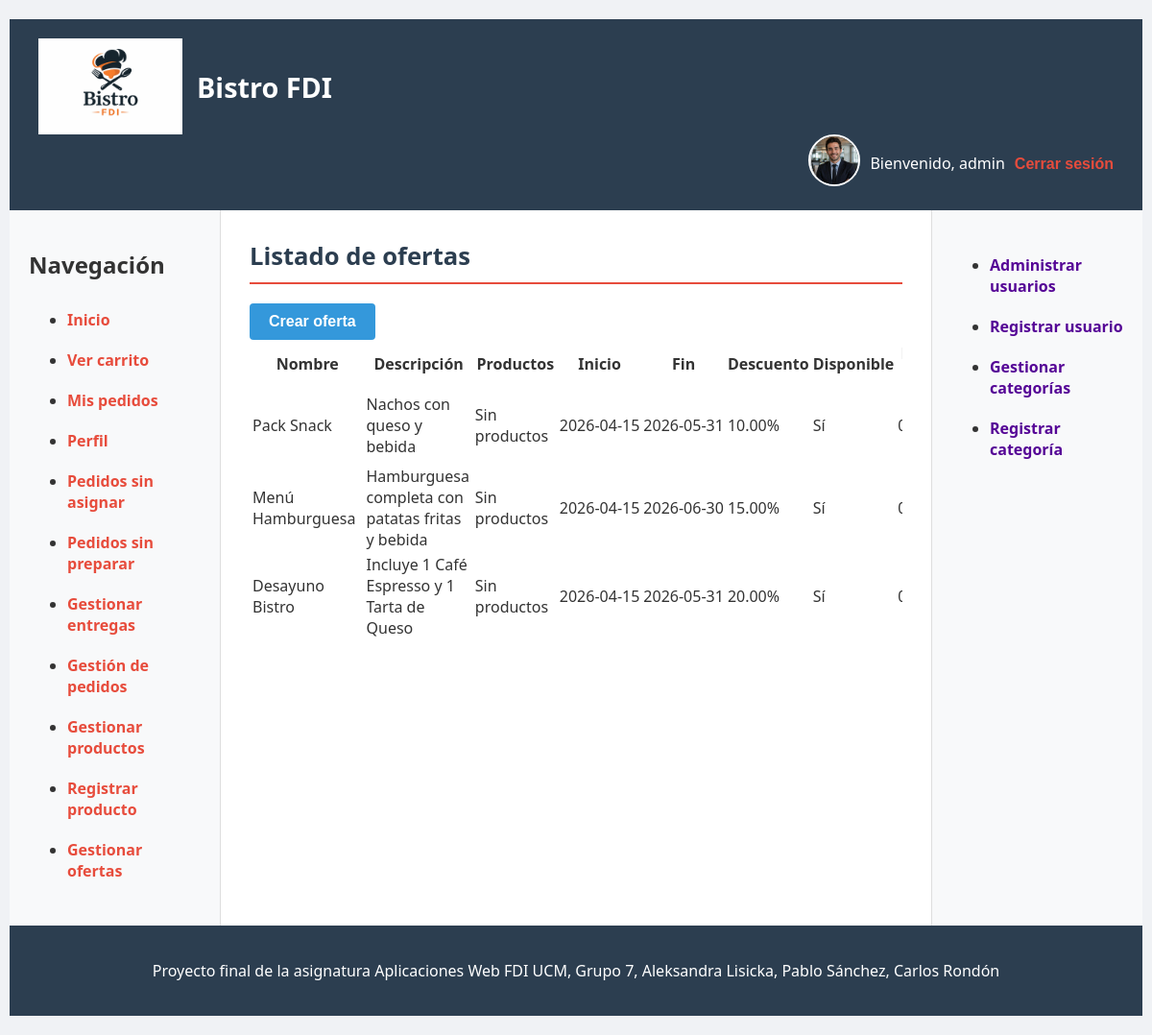
/usuarios/gerente/ofertas.php (signed in), run on the app's committed database.
### tables this page shows
CREATE TABLE `ofertas` (
  `id`          INT(11)       NOT NULL AUTO_INCREMENT,
  `nombre`      VARCHAR(100)  NOT NULL,
  `descripcion` TEXT,
  `fechaInicio` DATE          NOT NULL,
  `fechaFin`    DATE          NOT NULL,
  `descuento`   DECIMAL(5,2)  NOT NULL,
  `activa`      TINYINT(1)    NOT NULL DEFAULT 1,
  `activo`      TINYINT(1)    NOT NULL DEFAULT 1,
  PRIMARY KEY (`id`)
);

### includes/clases/ofertas/Oferta.php (called while the page is built, shortened)
<?php
class Oferta {
    private $idOferta;
    private $nombre;
    private $descripcion;
    private $fechaInicio;
    private $fechaFin;
    private $descuento;
    private $activa;
    public function __construct($idOferta, $nombre, $descripcion, $fechaInicio, $fechaFin, $descuento, $activa = 1) {
        $this->idOferta = $idOferta;
        $this->nombre = $nombre;
        $this->descripcion = $descripcion;
        $this->fechaInicio = $fechaInicio;
        $this->fechaFin = $fechaFin;
        $this->descuento = $descuento;
        $this->activa = $activa ?? 1;
    }
    public function getNombre() {
        return $this->nombre;
    }
    public function getDescripcion() {
        return $this->descripcion;
    }
    public function getFechaInicio() {
        return $this->fechaInicio;
    }
    public function getFechaFin() {
        return $this->fechaFin;
    }
    public function getDescuento() {
        return $this->descuento;
    }
    public static function listarOfertas() {
        $conn = Aplicacion::getInstance()->getConexionBd();
        $query = "SELECT * FROM ofertas WHERE activo = 1 ORDER BY fechaInicio DESC, id DESC";
        $rs = $conn->query($query);
        if ($rs && $rs->num_rows > 0) {
            $ofertas = [];
            while ($fila = $rs->fetch_assoc()) {
                $ofertas[] = new Oferta(
                    $fila['id'],
                    $fila['nombre'],
                    $fila['descripcion'],
                    $fila['fechaInicio'],
                    $fila['fechaFin'],
                    $fila['descuento'],
                    $fila['activa']
                );
            }
            return $ofertas;
        }
        return null;
    }
    public static function productosOferta($idOferta) {
        $conn = Aplicacion::getInstance()->getConexionBd();
        $query = sprintf(
            "SELECT op.producto_id, op.cantidad, p.nombreProd, p.precio, p.iva
             FROM oferta_productos op
             JOIN productos p ON p.id = op.producto_id
             WHERE op.oferta_id = %d
             ORDER BY p.nombreProd ASC",
            (int)$idOferta
        );
        $rs = $conn->query($query);
        $productos = [];
        return $productos;
    }
    public function getProductos() {
        return self::productosOferta($this->idOferta);
    }
    public function estaDisponible() {
        $hoy = date('Y-m-d');
        return $this->activa
            && $hoy >= $this->fechaInicio
            && $hoy <= $this->fechaFin;
    }
}

### includes/clases/ofertas/FormularioGestionarOfertas.php (the view, shortened to what this page needs)
<?php
class FormularioGestionarOfertas extends Formulario
{
    protected function generaCamposFormulario(&$datos)
    {
        $ofertas = Oferta::listarOfertas();
        $filas = '';
        if ($ofertas) {
            foreach ($ofertas as $oferta) {
                $estado = $oferta->estaDisponible() ? 'Sí' : 'No';
                $productos = $oferta->getProductos();
                $productosTexto = '';
                if ($productos && count($productos) > 0) {
                    $partes = [];
                    foreach ($productos as $producto) {
                        $partes[] = $producto['nombreProd'] . ' x' . $producto['cantidad'];
                    }
                    $productosTexto = implode(', ', $partes);
                }
                else {
                    $productosTexto = 'Sin productos';
                }
                $filas .= "<tr>
                    <td>{$oferta->getNombre()}</td>
                    <td>{$oferta->getDescripcion()}</td>
                    <td>{$productosTexto}</td>
                    <td>{$oferta->getFechaInicio()}</td>
                    <td>{$oferta->getFechaFin()}</td>
                    <td>{$oferta->getDescuento()}%</td>
                    <td>{$estado}</td>
                    <td>" . $oferta->precioPackConIva() . " €</td>
                    <td>" . $oferta->precioFinalOferta() . " €</td>
                    <td>
                        <div>
                            <button type='submit' name='editarOferta' value='{$oferta->getIdOferta()}'>Editar</button>
                            <button type='submit' name='borrarOferta' value='{$oferta->getIdOferta()}' onclick=\"return confirm('¿Seguro que quieres borrar esta oferta?');\">Borrar</button>
                        </div>
                    </td>
                </tr>";
            }
        }
        $html = <<<EOS
        <div>
            <button type='submit' name='crearOferta'>Crear oferta</button>
        </div>
        <div class="tabla-wrapper">
            <table class="tabla-ofertas">
                <thead>
                    <tr>
                        <th>Nombre</th>
                        <th>Descripción</th>
                        <th>Productos</th>
                        <th>Inicio</th>
                        <th>Fin</th>
                        <th>Descuento</th>
                        <th>Disponible</th>
                        <th>Precio pack</th>
                        <th>Precio final</th>
                        <th>Acciones</th>
                    </tr>
                </thead>
                <tbody>
                    $filas
                </tbody>
            </table>
        </div>
        EOS;
        return $html;
    }
}

### data on the page
ofertas: nombre "Pack Snack", descripcion "Nachos con queso y bebida", productosTexto "Sin productos", fechaInicio "2026-04-15", fechaFin "2026-05-31", descuento "10.00", estado "Sí"
ofertas: nombre "Menú Hamburguesa", descripcion "Hamburguesa completa con patatas fritas y bebida", productosTexto "Sin productos", fechaInicio "2026-04-15", fechaFin "2026-06-30", descuento "15.00", estado "Sí"
ofertas: nombre "Desayuno Bistro", descripcion "Incluye 1 Café Espresso y 1 Tarta de Queso", productosTexto "Sin productos", fechaInicio "2026-04-15", fechaFin "2026-05-31", descuento "20.00", estado "Sí"

### other printed values
$params['cabecera'] "Bistro FDI"
$nombreUsuario "admin"
